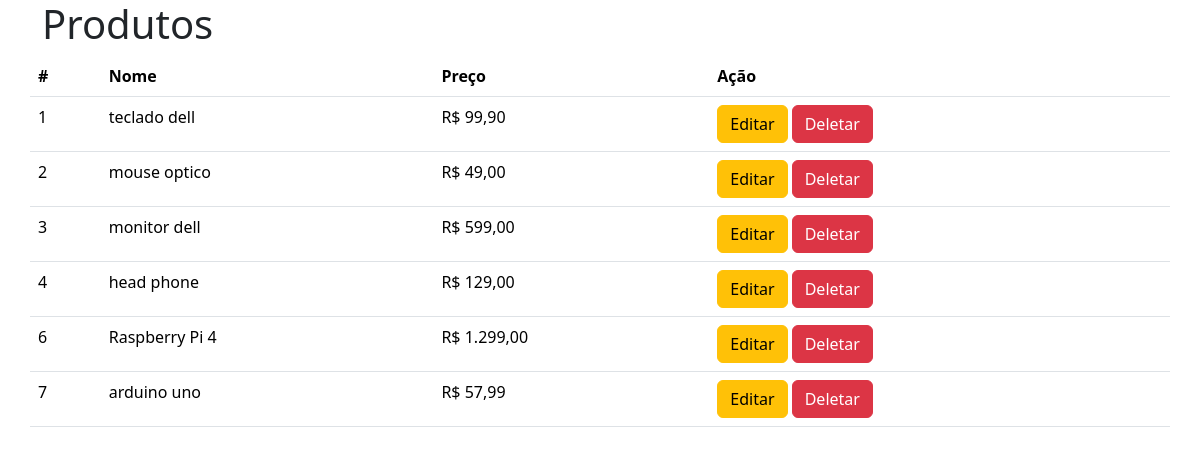
Before: / with the older database file.
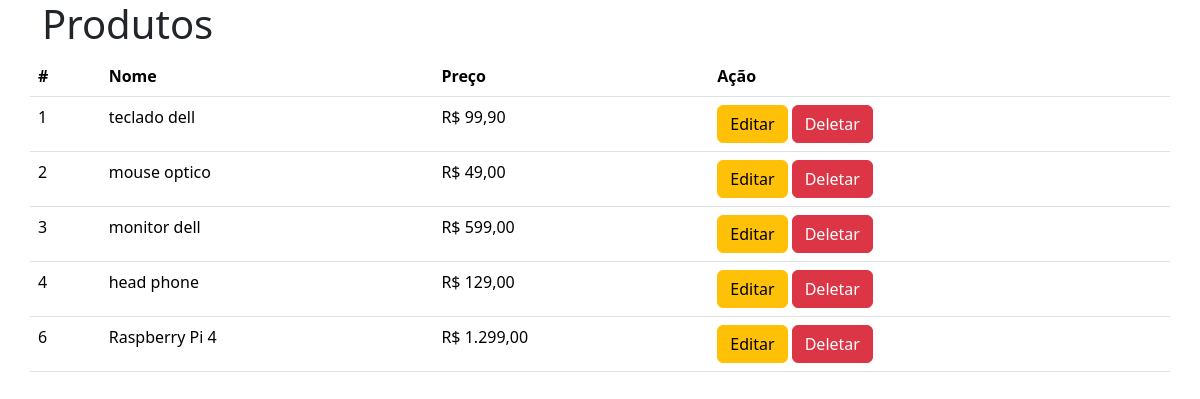
After: the same page with the newer database file.
### core/models.py (models this page shows, shortened)
class Produto(models.Model):
    nome = models.CharField(max_length=100)
    preco = models.DecimalField(max_digits=8, decimal_places=2)

### core/views.py (the view)
# urls.py: path('', IndexView.as_view(), name='index'),
class IndexView(ListView):
    models = Produto
    template_name = 'index.html'
    queryset = Produto.objects.all()
    context_object_name = 'produtos'

### core/templates/index.html
{% extends 'base.html' %}
{% load humanize %}
{% block content %}
    <div class="row">
        <h1>Produtos</h1>
        <table class="table">
            <thead>
                <tr>
                    <th scope="col">#</th>
                    <th scope="col">Nome</th>
                    <th scope="col">Preço</th>
                    <th scope="col">Ação</th>
                </tr>
            </thead>
            <tbody>
                {% for produto in produtos %}
                    <tr>
                        <td>{{ produto.id }}</td>
                        <td>{{ produto.nome }}</td>
                        <td>R$ {{ produto.preco|intcomma }}</td>
                        <td>
                            <a class="btn btn-warning" href="{% url 'update_produto' produto.pk %}">Editar</a>
                            <a class="btn btn-danger" href="{% url 'del_produto' produto.pk %}">Deletar</a>
                        </td>
                    </tr>
                {% endfor %}
            </tbody>
        </table>
    </div>
{% endblock %}

### core/templates/base.html (shortened to what this page needs)
{% load bootstrap5 %}
<!DOCTYPE html>
<html lang="pt-br">
<head>
    {% bootstrap_css %}
</head>
<body>
    <div class="container">
        {% block content %}{% endblock %}
    </div>
</body>
</html>

Changed rows visible on the page:
removed Produto: id "7", nome "arduino uno", preco "57,99"
